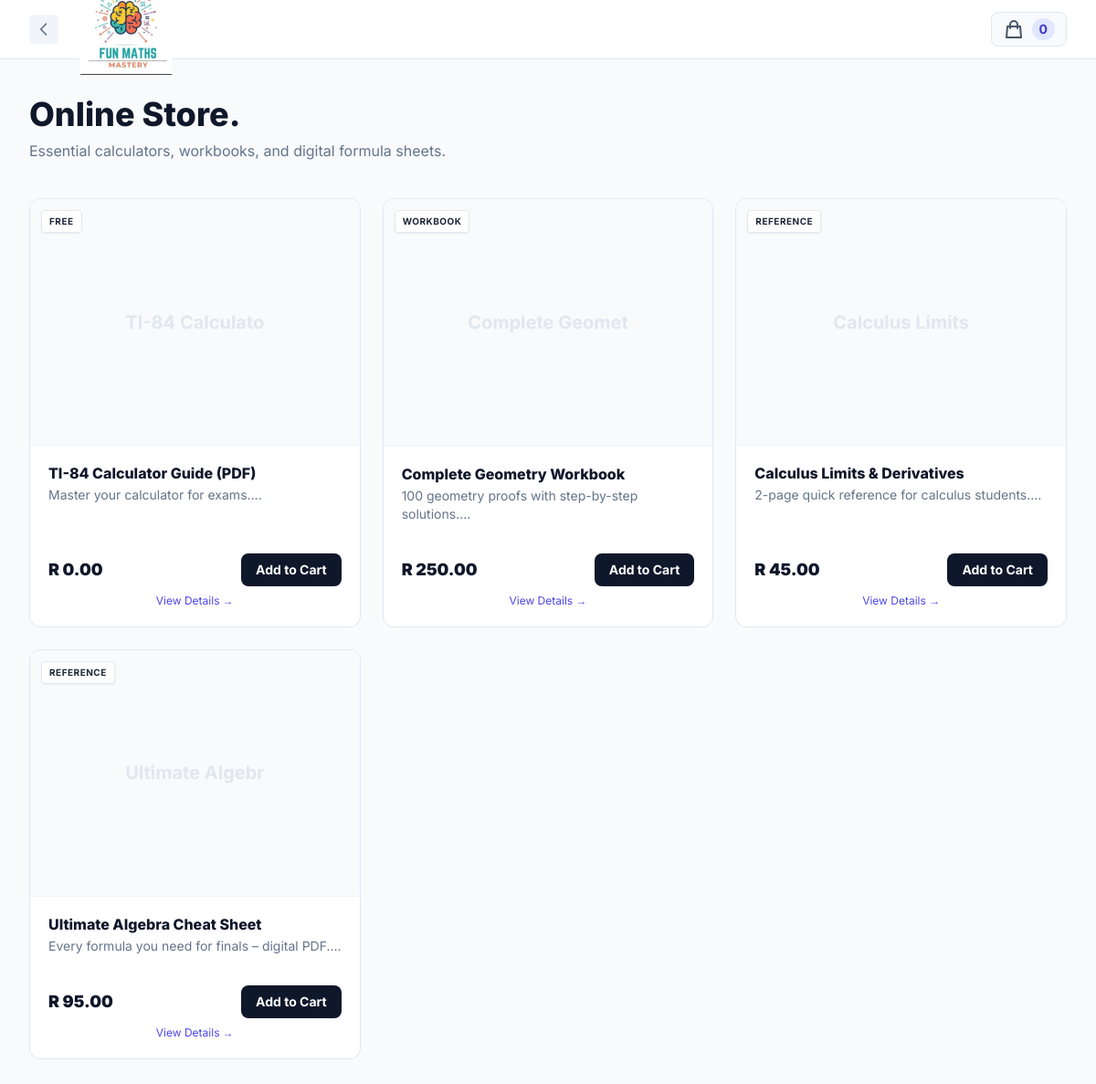
/app/store.php (signed in), run on the app's committed database.
### tables this page shows
CREATE TABLE products (
            id INTEGER PRIMARY KEY AUTOINCREMENT,
            title TEXT NOT NULL,
            description TEXT,
            price REAL NOT NULL,
            category TEXT DEFAULT 'General',
            file_type TEXT CHECK(file_type IN ('pdf','link')) NOT NULL,
            file_path TEXT NOT NULL,
            is_active INTEGER DEFAULT 1,
            created_at DATETIME DEFAULT CURRENT_TIMESTAMP
        );

### app/config/functions.php (called while the page is built, shortened)
<?php
function getCartCount() {
    if (!isset($_SESSION['cart'])) return 0;
    return array_sum($_SESSION['cart']);
}
function h($string) {
    return htmlspecialchars($string, ENT_QUOTES, 'UTF-8');
}
    ?>

### app/store.php (the view, shortened to what this page needs)
<?php
require_once 'config/db.php';
require_once 'config/functions.php';
$stmt = $pdo->prepare("SELECT * FROM products WHERE is_active = 1 ORDER BY id DESC");
$stmt->execute();
$products = $stmt->fetchAll(PDO::FETCH_ASSOC);
$cartCount = getCartCount();
?>
<!DOCTYPE html>
<html lang="en">
<head>
    <script src="https://cdn.tailwindcss.com"></script>
</head>
<body class="bg-slate-50 text-slate-900 font-sans antialiased min-h-screen flex flex-col">
    <nav class="border-b border-slate-200 bg-white sticky top-0 z-50">
        <div class="max-w-7xl mx-auto px-4 sm:px-6 lg:px-8 h-16 flex justify-between items-center">
            <div class="flex items-center gap-4 md:gap-6">
                <a href="dashboard.php" class="flex items-center justify-center w-8 h-8 rounded bg-slate-100 text-slate-500 hover:text-white hover:bg-brand-600 transition-colors" title="Back to Dashboard">
                    <svg class="w-5 h-5" fill="none" stroke="currentColor" viewBox="0 0 24 24">
                        <path stroke-linecap="round" stroke-linejoin="round" stroke-width="2" d="M15 19l-7-7 7-7"></path>
                    </svg>
                </a>
                <img src="assets/logo.jpeg" alt="Fun Maths Mastery" width="100" height="100">
            </div>
            <a href="cart.php" class="flex items-center gap-2 text-slate-600 hover:text-brand-600 transition-colors bg-slate-50 px-3 py-1.5 rounded-lg border border-slate-200">
                <svg class="w-6 h-6" fill="none" stroke="currentColor" viewBox="0 0 24 24">
                    <path stroke-linecap="round" stroke-linejoin="round" stroke-width="2" d="M16 11V7a4 4 0 00-8 0v4M5 9h14l1 12H4L5 9z"></path>
                </svg>
                <span class="font-bold text-sm bg-brand-100 text-brand-700 rounded-full px-2 py-0.5" id="cart-count"><?= $cartCount ?></span>
            </a>
        </div>
    </nav>
    <main class="flex-1 max-w-7xl mx-auto px-4 sm:px-6 lg:px-8 py-8 md:py-10 w-full">
        <header class="mb-8 md:mb-10 text-center md:text-left flex flex-col md:flex-row md:items-end justify-between gap-4">
            <div>
                <h1 class="text-3xl md:text-4xl font-extrabold text-slate-900">Online Store.</h1>
                <p class="text-slate-500 mt-2">Essential calculators, workbooks, and digital formula sheets.</p>
            </div>
        </header>
        <?php if (empty($products)): ?>
            <div class="text-center py-12 bg-white rounded-xl border border-slate-200">
                <p class="text-slate-500">No products available at the moment. Please check back later.</p>
            </div>
        <?php else: ?>
            <div class="grid grid-cols-1 sm:grid-cols-2 lg:grid-cols-3 xl:grid-cols-4 gap-6" id="product-grid">
                <?php foreach ($products as $product): ?>
                    <?php
                    $bgClass = $product['file_type'] === 'digital' ? 'bg-indigo-50 border-indigo-100' : 'bg-slate-50 border-slate-100';
                    $tagClass = $product['file_type'] === 'digital' ? 'bg-brand-600 text-white' : 'bg-white text-slate-800 border border-slate-200';
                    ?>
                    <div class="group border border-slate-200 rounded-xl overflow-hidden bg-white hover:border-brand-300 hover:shadow-lg transition-all flex flex-col">
                        <div class="aspect-[4/3] <?= $bgClass ?> relative p-4 flex items-center justify-center border-b group-hover:bg-brand-50 transition-colors">
                            <span class="absolute top-3 left-3 px-2 py-1 text-[10px] font-bold uppercase tracking-wider rounded shadow-sm <?= $tagClass ?>"><?= h($product['category'] ?? 'Resource') ?></span>
                            <div class="text-xl font-bold text-slate-300 opacity-50 px-4 text-center group-hover:scale-110 transition-transform"><?= h(substr($product['title'], 0, 15)) ?></div>
                        </div>
                        <div class="p-5 flex flex-col flex-1">
                            <h3 class="text-base font-extrabold text-slate-900 leading-tight mb-1 group-hover:text-brand-600 transition-colors"><?= h($product['title']) ?></h3>
                            <p class="text-sm text-slate-500 mb-4 line-clamp-2"><?= h(substr($product['description'], 0, 80)) ?>...</p>
                            <div class="mt-auto flex items-center justify-between pt-4 border-t border-slate-50">
                                <span class="text-lg font-black text-slate-900">R <?= number_format($product['price'], 2) ?></span>
                                <a href="store.php?add=<?= $product['id'] ?>" class="px-4 py-2 bg-slate-900 text-white text-sm font-bold rounded-lg hover:bg-brand-600 transition-colors">Add to Cart</a>
                            </div>
                            <a href="product.php?id=<?= $product['id'] ?>" class="text-brand-600 text-xs mt-2 inline-block text-center hover:underline">View Details →</a>
                        </div>
                    </div>
                <?php endforeach; ?>
            </div>
        <?php endif; ?>
    </main>
</body>
</html>

### data on the page
products: category "FREE", title "TI-84 Calculato", title "TI-84 Calculator Guide (PDF)", description "Master your calculator for exams.", price "0.00"
products: category "WORKBOOK", title "Complete Geomet", title "Complete Geometry Workbook", description "100 geometry proofs with step-by-step solutions.", price "250.00"
products: category "REFERENCE", title "Calculus Limits", title "Calculus Limits & Derivatives", description "2-page quick reference for calculus students.", price "45.00"
products: category "REFERENCE", title "Ultimate Algebr", title "Ultimate Algebra Cheat Sheet", description "Every formula you need for finals – digital PDF.", price "95.00"

### other printed values
$cartCount "0"
